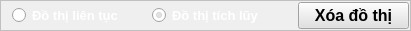
  <widget class="QFrame" name="frame_setChart">
   <property name="geometry">
    <rect>
     <x>860</x>
     <y>430</y>
     <width>411</width>
     <height>31</height>
    </rect>
   </property>
   <property name="styleSheet">
    <string notr="true">QFrame { 
border: 1px solid #C0C0C0;
}</string>
   </property>
   <property name="frameShape">
    <enum>QFrame::StyledPanel</enum>
   </property>
   <property name="frameShadow">
    <enum>QFrame::Raised</enum>
   </property>
   <widget class="QRadioButton" name="radioButton_Continuously">
    <property name="geometry">
     <rect>
      <x>12</x>
      <y>2</y>
      <width>141</width>
      <height>27</height>
     </rect>
    </property>
    <property name="font">
     <font>
      <pointsize>10</pointsize>
      <bold>true</bold>
     </font>
    </property>
    <property name="styleSheet">
     <string notr="true">color: rgb(255, 255, 255);</string>
    </property>
    <property name="text">
     <string>Đồ thị liên tục</string>
    </property>
    <property name="checked">
     <bool>false</bool>
    </property>
   </widget>
   <widget class="QRadioButton" name="radioButton_Accumulation">
    <property name="geometry">
     <rect>
      <x>152</x>
      <y>2</y>
      <width>131</width>
      <height>27</height>
     </rect>
    </property>
    <property name="font">
     <font>
      <pointsize>10</pointsize>
      <bold>true</bold>
     </font>
    </property>
    <property name="styleSheet">
     <string notr="true">color: rgb(255, 255, 255);</string>
    </property>
    <property name="text">
     <string>Đồ thị tích lũy</string>
    </property>
    <property name="checked">
     <bool>true</bool>
    </property>
   </widget>
   <widget class="QPushButton" name="pushButton_ClearChart">
    <property name="geometry">
     <rect>
      <x>298</x>
      <y>2</y>
      <width>111</width>
      <height>27</height>
     </rect>
    </property>
    <property name="font">
     <font>
      <pointsize>12</pointsize>
      <bold>true</bold>
     </font>
    </property>
    <property name="styleSheet">
     <string notr="true">background-color: rgb(225, 225, 225);</string>
    </property>
    <property name="text">
     <string>Xóa đồ thị</string>
    </property>
   </widget>
  </widget>
